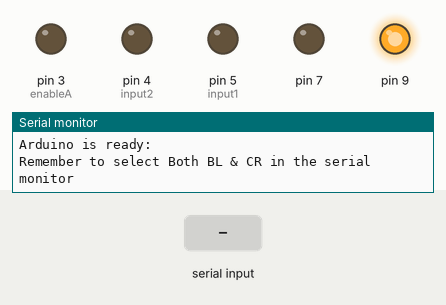
This sketch was run on a simulated Arduino Uno, built with avr-gcc and run on an emulated ATmega328P. Shown: output pins drawn as LEDs (lit = HIGH), the last lines printed to the serial monitor. Inputs (shaded band) come from the test bench.

Above: at 1.2 s.
1.3 s: "1" received over the second serial link
At 2.1 s:
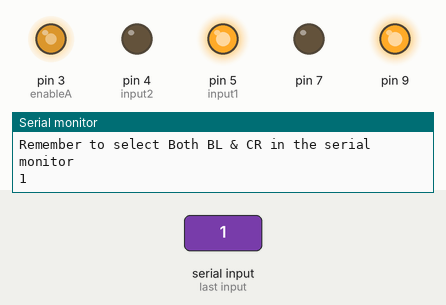
At 2.8 s:
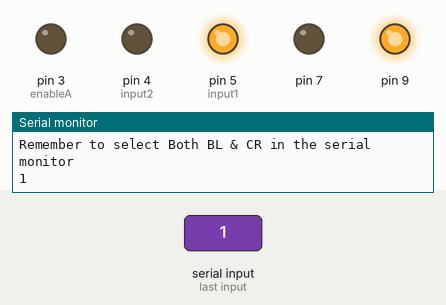
3.8 s: "0" received over the second serial link
At 5.2 s:
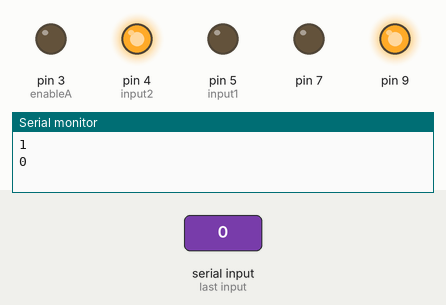
Timing chart, 0 to 6.8 s (numbered marks = the images above; inputs shaded):
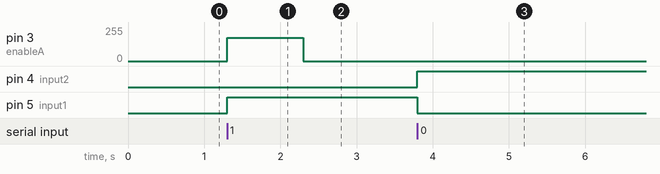

The sketch:

Slave_DongCoDC.ino
```cpp
// Connect the HC-05 and communicate using the serial monitor
// When first powered on. you need to manually enter AT mode
// The default baud rate for AT mode is 38400
#include <SoftwareSerial.h>
SoftwareSerial BTSerial(10, 11); // RX | TX
// Connect the HC-05 TX to Arduino pin 10
// Connect the HC-05 RX to Arduino pin 11

int enableA = 3;
int input1 = 5;
int input2 = 4;

void setup() {
  pinMode(enableA, OUTPUT);
  pinMode(input1, OUTPUT);
  pinMode(input2, OUTPUT);
  pinMode(9, OUTPUT);
  digitalWrite(9, HIGH);
  Serial.begin(9600);
  Serial.println("Arduino is ready:");
  Serial.println("Remember to select Both BL & CR in the serial monitor");
  BTSerial.begin(9600); // HC-05 default speed in AT command
  pinMode(7, OUTPUT);
}

void loop() {
  if (BTSerial.available())
  {
    char c = BTSerial.read();
    Serial.println(c);
    if (c== '1')
    {
      // Điều khiển tốc độ động cơ
      analogWrite(enableA, 175);

      // Động cơ chạy thuận 5s
      digitalWrite(input1, HIGH);
      digitalWrite(input2, LOW);
      delay(1000);

      analogWrite(enableA, 0);
      delay(1000);
    }
    else {
      // Điều khiển tốc độ động cơ
      analogWrite(enableA, 0);

      // Động cơ chạy nghịch 5s
      digitalWrite(input1, LOW);
      digitalWrite(input2, HIGH);
      delay(1000);

      // analogWrite(enableA, 0);
    }
  }
  if (Serial.available())
  {
    BTSerial.write(Serial.read());
  }
}
```

Measured:
- after the input at 1.3 s, pin 3 (enableA): 0/255 → 175/255 at once, → 0/255 1.0 s later; pin 5 (input1): LOW → HIGH at once
- after the input at 3.8 s, pin 4 (input2): LOW → HIGH at once; pin 5 (input1): HIGH → LOW at once
